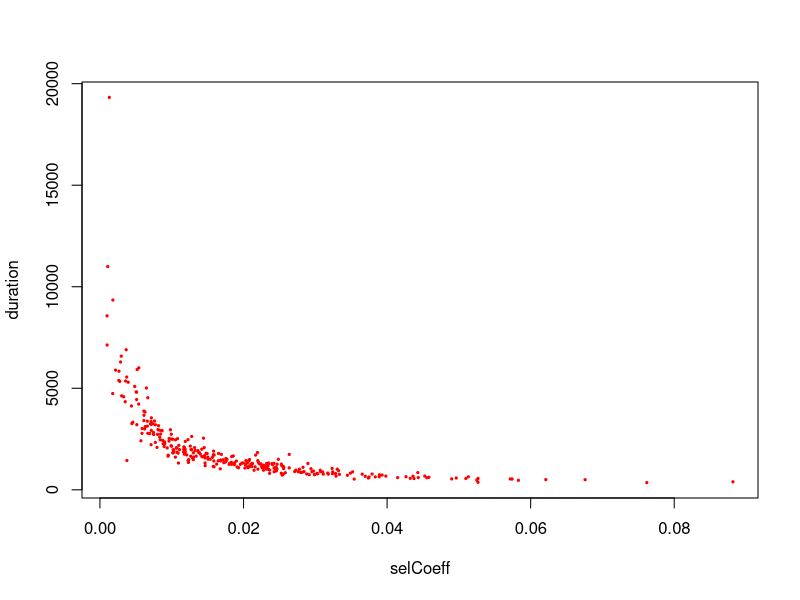
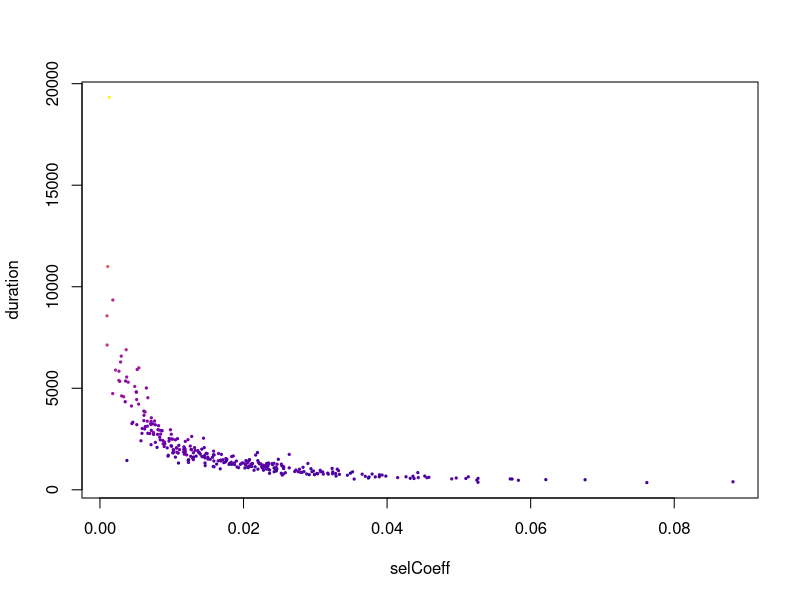
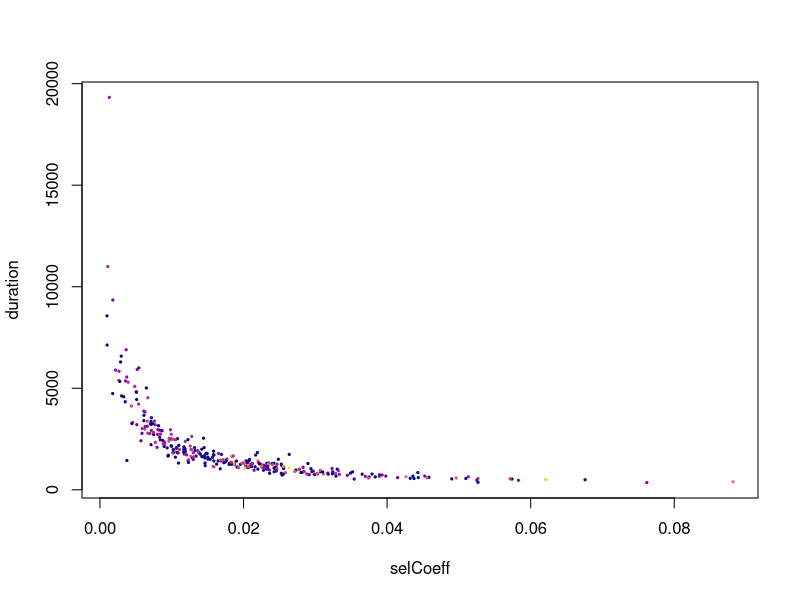

Here is the R script that generated these plots, in order: (Note: a time limit stopped this script after it produced the figures.)
# model2_sweeps.R
#
# Benjamin C. Haller, 22 June 2025
#
# This R script has the raw data for all beneficial substitutions from model 2 (as shown in Fig. 2).
# After getting the data into a usable form, maybe we can find something to do with it...?  This
# really goes beyond the scope of the paper, though; we're not trying to find interesting results,
# we're just trying to show off the models themselves.  So this is not for publication, just for fun.

library("viridis")


# raw data from the end of model 2, for all beneficial substitutions

positions <- as.integer(unlist(strsplit("114676411 150520165 394924 61280748 58580333 111708052 38085347 1388547 201781011 79783761 77005745 24414584 197535579 24369867 33519869 48176110 53255957 157139188 47112487 77048386 93068511 65581567 31843498 101347919 6088071 93934725 39458263 32092885 34393922 45417520 46550586 111756134 100655163 1792126 76482806 108852513 100407221 1757192 189738726 32625132 165300422 6601042 19306037 67505256 69730629 17104796 93294552 183982867 131675149 67494350 61118455 39381704 122936760 41014134 36289099 83462046 20801338 42250471 8396938 27963651 33180313 78100970 43615495 50925101 157646725 74843352 11217031 50989720 31662059 39061861 22917812 62746969 116699397 39199299 36864957 32078891 112907061 63493272 112235530 41887258 138837935 236183861 73422623 93702782 47334729 156737454 64010105 6750303 109423902 70664282 114295692 103153885 74733944 46581137 73425483 43576475 66364421 77044770 32515681 57600890 109837815 178730334 166849459 32249926 144054731 128818706 63045499 89585808 154540643 203107489 37008154 44782472 71069309 41479275 109870234 129267074 28191978 13390675 19047205 33153483 172441861 71668798 44780965 76627450 29733252 25038983 32149628 31620606 87257932 43583070 152681271 22492567 62585209 220164775 16006199 30759074 38771830 61380260 70970021 45561464 108010799 155071315 8890900 31305244 14516891 50779908 119638276 62759865 85621550 49962142 152177277 71510075 150951528 27717474 41076221 39584147 24678387 70156303 2667128 55181257 66920459 58549823 53014837 86548568 42180327 1054609 28701069 17486752 203395748 18461843 41965196 58330154 62547054 72358396 146144485 66987660 207946433 169186005 44884413 13622422 122514288 56640407 88334977 119626637 103940843 135572821 100819582 184326528 142559352 67843199 233671996 123090238 44176470 26541339 44073270 29299275 1754256 48973274 51452463 178731530 815815 47247434 158934438 15751811 69895998 17331345 32434783 78513194 16698262 36245587 9919689 78122686 146515179 77768792 63297996 47121198 148469714 131981569 146014024 27623755 4575825 15161326 68836996 201786549 44154575 62790845 20742997 100594306 15266 30202775 78025420 75493859 99982767 76166298 178795251 32529568 91295556 56717627 75049695 138131230 53854658 47751166 157766904 45472903 147620067 21906265 31996215 165299606 183095471 65737272 32818817 8229964 21430089 152974929 112134561 13504251 24055046 152148154 232806290 9743172 143698911 30019609 5163955 43773223 4316936 80363161 88857529 17530800 85700538 54157239 113195613 86942616 248917635 75890042 1103729 60892878 100997011 101356565 69586283 58455397 68229259 31455280 85633235 30612209 46662249 66176986 140679838 177294686 153261019 51345286 12610596 28064587 122910903 9204267 100400938 14158584 127388908 184672209 74804545 121496882 48954930 98600124 103687486 127708866 35556942 87887302 747520 30881265 45168013 51943442 129476708 95522055 114463434 84149572 98080970", " ", fixed=T)))

originTick <- as.integer(unlist(strsplit("739 1215 2165 2035 264 1497 2317 3027 3727 2991 2087 3263 3440 2608 3404 3511 5541 2246 4778 5679 6393 5760 4548 6657 5267 5376 6945 6755 9081 8567 4417 9660 10957 10258 9673 8543 11246 10612 10684 12065 11376 12014 12179 12657 7883 11460 12908 13082 13464 13245 12311 13776 13569 12586 15207 13708 13711 8329 16649 16102 17461 15356 17785 16256 16971 18296 19156 19480 20092 19315 18682 19802 16122 19017 21019 18510 19849 20803 20197 21801 21920 21562 22224 21833 22804 22750 23156 23490 24091 22020 23864 24784 23946 24640 24143 23978 25353 25536 21643 21488 25839 26443 25086 26299 26602 24873 27781 28062 28130 28344 28062 27551 27916 28039 28646 28682 28338 28860 29726 30920 30043 29605 31085 31325 29233 31874 32370 32014 33188 33913 33786 34815 32572 34646 34665 35006 35615 35292 34779 35766 34051 36102 36468 35470 31957 36077 38455 38448 35115 20442 38675 38754 39409 38708 35492 38862 39846 39621 39570 39771 35078 41197 41627 42120 41119 42030 42367 41671 37351 42162 43260 41766 42666 41598 43022 43688 42823 44126 44049 42380 44029 43714 44388 44608 46428 47717 45423 42473 46861 47443 47758 45078 49184 48074 48206 49982 50410 51582 52005 52345 52466 50125 50056 49997 52848 52691 49089 52097 49102 49772 51585 53435 52992 49032 48078 53566 51122 54300 53412 55211 55291 55244 55723 55588 55131 55989 55727 57060 56947 56295 57744 59953 59763 52261 57085 59466 60208 60819 51397 61033 59378 61635 60969 60513 62096 60234 59901 62351 62535 61803 63349 58417 62327 63521 62530 63915 63715 62845 64493 64710 64113 63093 65042 66682 66803 66673 67393 64084 67472 68596 68942 68996 68124 69327 69372 69935 69354 69923 67910 70794 66395 70195 69688 70049 67067 71226 71776 72222 72365 72476 69413 71890 73334 73088 73659 74105 73343 74871 73830 71908 75812 74969 75515 73796 75819 74238 72237 74335 76698 75310 77286 76498 75819 77260 77174", " ", fixed=T)))

fixationTick <- as.integer(unlist(strsplit("1366 2032 3022 3051 3521 3668 4169 4186 4696 4800 4816 4977 5072 5570 5669 5893 5909 5915 6205 6355 7035 7065 7176 7333 7342 7439 7559 8054 9754 9818 10711 10902 11518 11554 11861 11869 12017 12049 12337 12700 12794 13130 13197 13497 13806 14398 14515 14593 14612 14665 14724 15144 15169 15607 16295 16487 16972 17674 17716 17924 18270 18555 18712 18783 18961 19701 20279 20422 20485 20612 20646 20935 21136 21238 21514 21727 21743 21783 21833 22839 22884 23046 23544 23588 23836 23857 23946 23957 24620 24744 24826 25340 25648 25652 25701 26046 26198 26252 26734 26872 26913 26943 27023 27735 28258 28417 28540 28725 29027 29087 29504 29621 29626 29866 30399 30426 30672 30840 31384 31690 31850 32145 32372 32425 32439 33358 33582 33628 33767 34802 35604 35671 35729 35973 36128 36217 36339 36611 36682 36882 37044 37323 37353 37444 38538 38673 38930 39116 39560 39765 39937 39938 39989 40043 40303 40836 40876 40886 41456 41848 42207 42279 42518 42895 42976 43110 43126 43209 43245 43446 43815 43823 43824 43866 44034 44581 44800 44906 45094 45114 45365 45378 45542 45624 47683 48245 48331 48477 48949 49586 49758 49896 50000 50573 50975 51090 51661 52307 52604 52983 53059 53081 53189 53383 53384 53462 53669 53735 53840 54395 54408 54692 54779 54870 54975 55170 55342 56149 56158 56300 56428 56538 56695 56874 56926 57622 58191 58377 58389 59212 59426 60307 60328 60826 60960 60969 60977 62095 62390 62459 62490 62800 62898 62943 63599 63613 63733 63767 63796 63917 63949 63970 64044 64671 64682 64736 65065 65204 65376 65447 65601 65875 66476 67427 67940 67992 68318 68420 68603 69787 69832 69956 70129 70428 70519 70834 70924 71269 71317 71578 71751 71978 72155 72181 72406 72486 72940 73029 73242 73530 73539 73713 74137 74567 74974 75340 75739 76146 76347 76442 76454 76711 76871 77046 77094 77163 77535 77699 77713 77801 77820 78222 78279 78761 79006", " ", fixed=T)))

chromosome_id <- as.integer(unlist(strsplit("12 7 6 14 18 3 22 19 1 17 4 22 2 14 1 4 23 5 19 4 10 11 10 3 17 14 4 18 19 3 21 1 3 16 7 1 23 1 3 15 6 12 1 4 4 22 14 3 6 15 11 22 5 4 21 11 2 19 4 12 6 15 15 12 5 11 19 17 12 14 15 17 9 21 22 13 12 20 12 13 7 1 8 11 3 1 14 12 11 16 3 5 7 3 6 15 11 12 2 12 2 2 1 2 8 9 2 15 4 2 13 19 16 21 4 3 15 1 16 3 1 2 19 17 15 22 6 22 6 6 2 7 3 1 1 16 19 2 4 13 2 7 8 17 21 16 2 17 14 12 7 5 7 3 20 15 15 8 17 14 9 19 19 16 8 19 17 19 2 19 7 14 12 5 5 9 2 2 7 6 10 6 11 8 14 23 7 3 3 16 2 5 19 22 7 22 19 20 13 2 19 3 7 3 18 19 11 15 23 21 17 17 5 7 20 3 2 12 5 1 16 19 18 1 17 11 7 23 25 16 15 17 13 4 2 3 8 12 2 3 2 12 1 19 1 12 6 4 2 9 3 17 7 6 6 3 22 7 1 3 4 22 9 15 3 17 15 19 11 20 12 10 1 4 10 10 7 12 5 19 4 22 9 14 16 8 5 5 1 19 19 8 9 11 3 3 9 4 5 11 19 12 1 2 19 9 11 21 15 3 3 5 1 6 9", " ", fixed=T)))

selCoeff <- as.numeric(unlist(strsplit("0.037493 0.034885 0.028166 0.0244732 0.00704684 0.00990825 0.0137227 0.0233991 0.0236335 0.0118358 0.00801849 0.0159076 0.014355 0.00807745 0.00881123 0.0118945 0.0526664 0.00613699 0.0164754 0.0452474 0.0389108 0.0242344 0.012785 0.0328862 0.0145231 0.00936877 0.045823 0.0180606 0.0398249 0.0179892 0.00287251 0.0187479 0.0526677 0.0232279 0.010986 0.00458119 0.025549 0.0203322 0.0126405 0.0383543 0.0158676 0.0255987 0.0231843 0.0258271 0.00518204 0.00825622 0.0105126 0.0150474 0.0211461 0.0168396 0.00571129 0.0174764 0.0156775 0.00588018 0.0206585 0.00585712 0.00444942 0.00179349 0.0242555 0.01386 0.0236266 0.00771808 0.0297327 0.00963609 0.0116747 0.0204557 0.0191064 0.0332295 0.0881813 0.0289701 0.0102825 0.0158924 0.00646827 0.00712189 0.067582 0.00711562 0.010252 0.0245564 0.0183476 0.0293946 0.0227836 0.0130147 0.0146367 0.0139848 0.0167586 0.028291 0.0323965 0.0582903 0.0574125 0.00747642 0.0214688 0.0509715 0.00951984 0.0234714 0.0129071 0.0106526 0.044281 0.0344711 0.00484513 0.00262852 0.0201896 0.0621104 0.0132607 0.0219918 0.00948051 0.00716249 0.0333566 0.0369632 0.02842 0.0298786 0.0122819 0.011747 0.0216918 0.0102286 0.0117511 0.0169153 0.00771501 0.0126875 0.0133993 0.031811 0.0108951 0.0144323 0.0239621 0.024426 0.00513396 0.012363 0.0231366 0.0130525 0.0373894 0.0242695 0.010142 0.0279515 0.00816289 0.0187372 0.0167987 0.0227722 0.0253807 0.0199648 0.0158316 0.0245341 0.00622701 0.0202904 0.0324305 0.0102048 0.00296684 0.00832112 0.0525002 0.0436065 0.00511477 0.00130251 0.0202928 0.0253378 0.0496292 0.0205447 0.00509261 0.0127598 0.024653 0.016261 0.0118908 0.0131789 0.000997967 0.0225996 0.0276101 0.0379099 0.0116473 0.0263648 0.0299251 0.0175366 0.0021735 0.0186054 0.0437532 0.0107095 0.0232802 0.00903989 0.0277932 0.030729 0.0110819 0.0288013 0.0255838 0.00994139 0.017256 0.0185731 0.0210422 0.0220007 0.0183403 0.0354131 0.00866172 0.0054164 0.0079521 0.00997876 0.0141851 0.00504528 0.0252636 0.00996444 0.00694358 0.0205679 0.0195551 0.0393085 0.0443456 0.0513162 0.0455407 0.00981883 0.00660554 0.00760727 0.0490033 0.0311178 0.00330865 0.0141921 0.00177555 0.00302315 0.00745162 0.0246739 0.0165225 0.00265399 0.00365134 0.015026 0.00539455 0.0107187 0.00845039 0.0193136 0.0230748 0.0212432 0.0272943 0.021206 0.0147797 0.0143222 0.00839303 0.0109409 0.00375551 0.00857228 0.0145817 0.0761828 0.0432245 0.000987702 0.00611502 0.0153649 0.0365279 0.0224146 0.00108753 0.020755 0.00631029 0.0207228 0.013635 0.00873725 0.0176926 0.00659318 0.00628273 0.0190094 0.0252738 0.011699 0.0414709 0.00372836 0.0120818 0.0157737 0.0125845 0.0317258 0.0220791 0.0089842 0.0351921 0.0389333 0.0208295 0.00666618 0.0176063 0.0291547 0.0225827 0.0234811 0.024568 0.00352159 0.0216144 0.01466 0.0295314 0.0306855 0.0118617 0.0228048 0.0255205 0.0271305 0.0146444 0.0123325 0.00611845 0.0303277 0.00357175 0.0149346 0.0122669 0.00894748 0.00276144 0.0210147 0.0225453 0.0302374 0.0310278 0.0323406 0.00439292 0.0130176 0.032826 0.0171394 0.0197658 0.0240607 0.00961653 0.0222112 0.0108054 0.00666862 0.0426327 0.0263675 0.0182871 0.00737623 0.0234922 0.00715158 0.00393342 0.00712909 0.0330494 0.0101293 0.057158 0.0158086 0.0105199 0.024849 0.021941", " ", fixed=T)))


# plot the duration of a sweep against its selection coefficient; a larger selection coefficient should tend to produce a faster sweep

duration <- fixationTick - originTick

plot(x=selCoeff, y=duration, pch=19, cex=0.3, col="red")


# add colors to the previous plot indicating how many other sweeps were happening at the same time

duration <- fixationTick - originTick

sweepCount <- NULL

for (i in seq_along(duration))
{
	this_origin <- originTick[i]
	this_fixation <- fixationTick[i]
	simultaneous <- (originTick <= this_fixation) & (fixationTick >= this_origin) & (seq_along(duration) != i)
	sweepCount <- c(sweepCount, sum(simultaneous))
}

maxCount <- max(sweepCount)
colors <- plasma(maxCount + 1)

plot(x=selCoeff, y=duration, pch=19, cex=0.3, col=colors[sweepCount + 1])


# instead, color by how much time is spent shared with other sweeps, weighted by the selection coefficients of those sweeps

duration <- fixationTick - originTick

sweepWeight <- NULL

for (i in seq_along(duration))
{
	this_origin <- originTick[i]
	this_fixation <- fixationTick[i]
	is_simultaneous <- (originTick <= this_fixation) & (fixationTick >= this_origin) & (seq_along(duration) != i)
	
	# this narrows down to just sweeps on the same chromosome; physical linkage should be important
	is_simultaneous <- is_simultaneous & (chromosome_id == chromosome_id[i])
	
	simul_origin <- originTick[is_simultaneous]
	simul_fix <- fixationTick[is_simultaneous]
	overlap <- pmin(this_fixation, simul_fix) - pmax(this_origin, simul_origin)
	weighted_overlap <- overlap * selCoeff[is_simultaneous]
	sweepWeight <- c(sweepWeight, sum(weighted_overlap))
}

# scale sweepWeight values by the duration of the focal mutation; the question is, *per* unit time
# spent sweeping, how many other sweeps are you sharing your duration with?
sweepWeight <- sweepWeight / (fixationTick - originTick)

# let's try a sqrt transform to bring out the detail at the low end more
sweepWeight <- sqrt(sweepWeight)

maxWeight <- max(sweepWeight)
colors <- plasma(100)

plot(x=selCoeff, y=duration, pch=19, cex=0.3, col=colors[(sweepWeight / maxWeight) * 99 + 1])


# this adds a color stripe showing the scale of the sweepWeight colors; toward black is a very low
# sweepWeight value, indicating that the sweep proceeded by itself, whereas towards yellow is a
# high sweepWeight value, indicating that the sweep was accompanied by many other sweeps
for (i in 0:99)
{
	bottom <- 3000 + (9000-3000) * (i / 100)
	top <- 3000 + (9000-3000) * ((i + 1) / 100)
	rect(xleft=0.10, ybottom=bottom, xright=0.105, ytop=top, col=colors[i+1], border=NA)
}
rect(xleft=0.10, ybottom=3000, xright=0.105, ytop=9000, border="black")


# this function is thanks to P. Messer, adapted a bit for use here; it simulates a bunch of sweep
# trajectories for the given parameters and returns the mean fixation time across 1000 runs
mean_fixation_time <- function(N, h, s)
{
	times <- c()
	
	i<-0
	
	while(i<1000)
	{
	  x <- 1/(2*N)
	  t <- 1
	
	  while(x>0 && x<1-1.000001/(2*N))		# allow for a bit of numerical error
	  {
	    #p <- ((1+s)*x^2 + (1+h*s)*x*(1-x)) / ((1+s)*x^2 + (1+h*s)*2*x*(1-x) + (1-x)^2)
	    p <- (1+h*s)*x/(1+h*s*x)
	    n <- rbinom(1,2*N,p)
	    x <- n/(2*N)
	    t <- t+1
	  }
	  
	  if(x>0) 
	  { 
	    i <- i+1
	    times <- c(times,t) 
	  }
	}
	return(mean(times));
}

time <- mean_fixation_time(N=7310, h=0.5, s=0.11)
print(time)


# use the above function to simulate sweeps for the range of s values spanning the plot
# note that this takes some time to complete; be patient!  :->
Ne <- 7310	# the value of N for the bulk of the African population stage
selCoeffs <- seq(from=0.001, to=0.11, by=0.001)
expectedDurations <- sapply(selCoeffs, FUN = function(s) { mean_fixation_time(Ne, 0.5, s) })

lines(x=selCoeffs, y=expectedDurations, lwd=1.0, col="red")


# So, some partial conclusions.  It is certainly apparent that the low-s mutations are more likely to
# sweep together with other mutations.  But is this because for low s, you're likely to be lost unless
# you get helped by another sweep?  Or is this because for low s, your sweep duration is longer, and so
# you share your duration with more other sweeps just due to that?  I added the line:
#
#	sweepWeight <- sweepWeight / (fixationTick - originTick)
#
# to answer this, and with that line added, the pattern seems to me to disappear, although one would
# have to do stats to be sure.  But it doesn't look like there's a strong effect of needing help to
# complete for small s, nor does it look like there's a strong pattern of sweeping faster with other
# sweeps than by yourself.  Maybe a little bit, but not super obviously.
